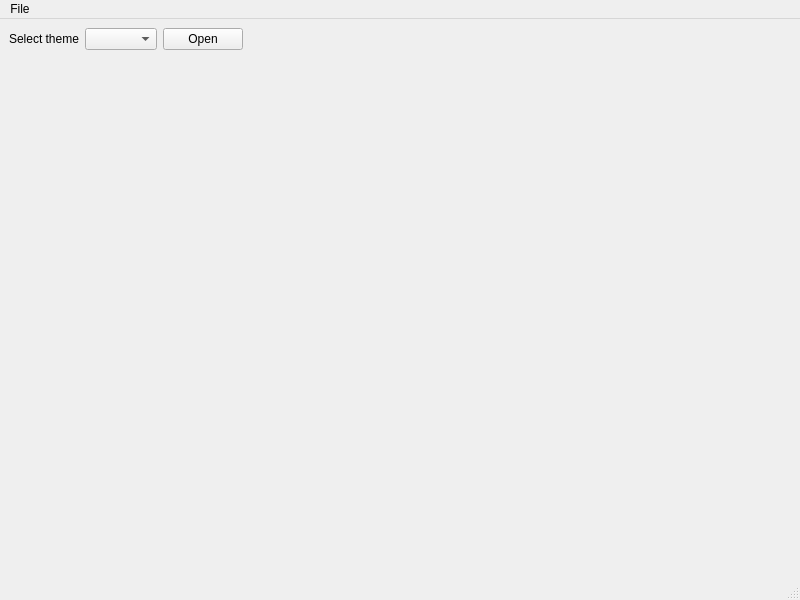
<?xml version="1.0" encoding="UTF-8"?>
<ui version="4.0">
 <class>MainWindow</class>
 <widget class="QMainWindow" name="MainWindow">
  <property name="geometry">
   <rect>
    <x>0</x>
    <y>0</y>
    <width>800</width>
    <height>600</height>
   </rect>
  </property>
  <property name="windowTitle">
   <string>MainWindow</string>
  </property>
  <widget class="QWidget" name="centralwidget">
   <layout class="QGridLayout" name="gridLayout">
    <item row="0" column="0">
     <layout class="QHBoxLayout" name="horizontalLayout">
      <item>
       <widget class="QLabel" name="label">
        <property name="text">
         <string>Select theme</string>
        </property>
       </widget>
      </item>
      <item>
       <widget class="QComboBox" name="comboBox"/>
      </item>
      <item>
       <widget class="QPushButton" name="pushButton">
        <property name="text">
         <string>Open</string>
        </property>
       </widget>
      </item>
      <item>
       <spacer name="horizontalSpacer">
        <property name="orientation">
         <enum>Qt::Horizontal</enum>
        </property>
        <property name="sizeHint" stdset="0">
         <size>
          <width>40</width>
          <height>20</height>
         </size>
        </property>
       </spacer>
      </item>
     </layout>
    </item>
    <item row="1" column="0">
     <layout class="QVBoxLayout" name="verticalLayout">
      <item>
       <spacer name="verticalSpacer">
        <property name="orientation">
         <enum>Qt::Vertical</enum>
        </property>
        <property name="sizeHint" stdset="0">
         <size>
          <width>20</width>
          <height>40</height>
         </size>
        </property>
       </spacer>
      </item>
     </layout>
    </item>
   </layout>
  </widget>
  <widget class="QMenuBar" name="menubar">
   <property name="geometry">
    <rect>
     <x>0</x>
     <y>0</y>
     <width>800</width>
     <height>20</height>
    </rect>
   </property>
   <widget class="QMenu" name="menuFile">
    <property name="title">
     <string>File</string>
    </property>
    <addaction name="actionOpen"/>
    <addaction name="actionExit"/>
   </widget>
   <addaction name="menuFile"/>
  </widget>
  <widget class="QStatusBar" name="statusbar"/>
  <action name="actionOpen">
   <property name="text">
    <string>Open csv file</string>
   </property>
  </action>
  <action name="actionExit">
   <property name="text">
    <string>Exit</string>
   </property>
  </action>
 </widget>
 <resources/>
 <connections>
  <connection>
   <sender>actionExit</sender>
   <signal>triggered()</signal>
   <receiver>MainWindow</receiver>
   <slot>close()</slot>
   <hints>
    <hint type="sourcelabel">
     <x>-1</x>
     <y>-1</y>
    </hint>
    <hint type="destinationlabel">
     <x>399</x>
     <y>299</y>
    </hint>
   </hints>
  </connection>
 </connections>
</ui>
